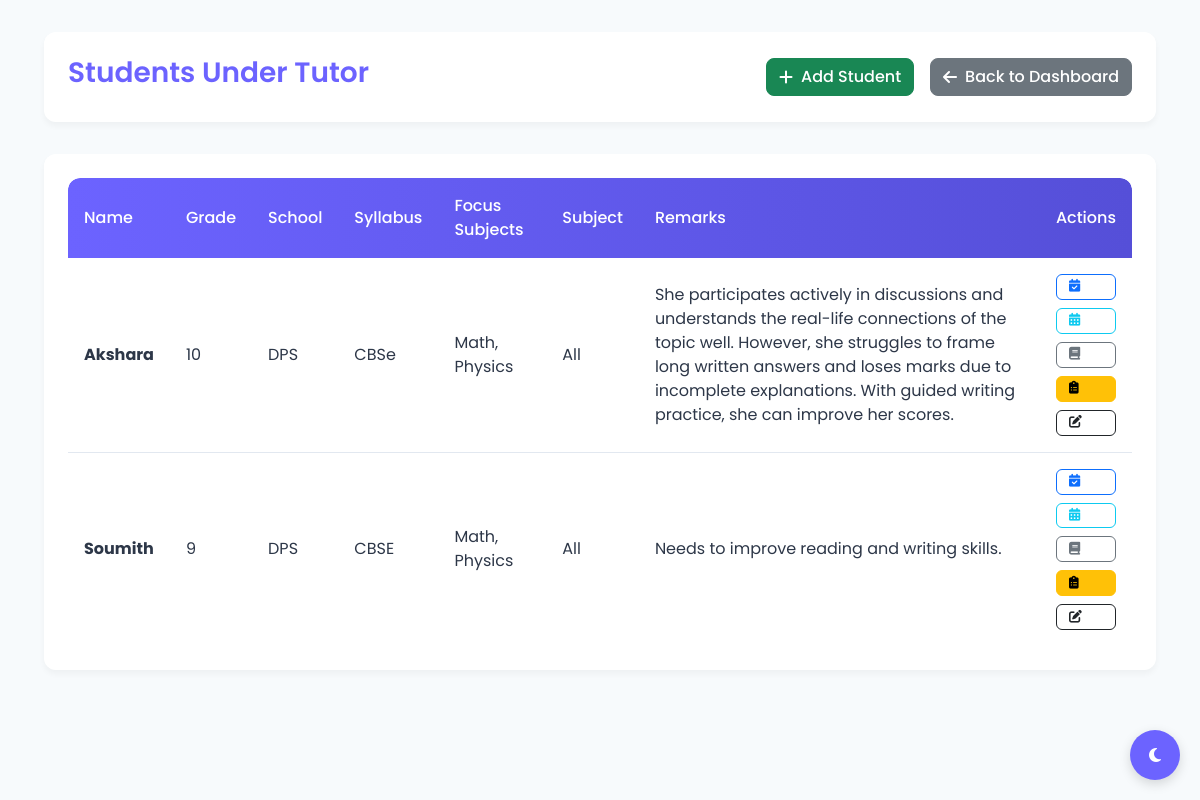
Screenshot of /tutor/1/students (signed in) with the database file from the repository.
### models.py (models this page shows)
class Student(SQLModel, table=True):
    id: Optional[int] = Field(default=None, primary_key=True)
    name: str
    grade: str
    school: Optional[str] = None
    syllabus: Optional[str] = None
    focus_subjects: Optional[str] = None
    subject: Optional[str] = None
    remarks: Optional[str] = None
    tutor_id: int = Field(foreign_key="tutor.id")
    tutor: Optional["Tutor"] = Relationship(back_populates="students")
    journals: List["Journal"] = Relationship(back_populates="student")
    attendances: List["Attendance"] = Relationship(back_populates="student")
    tests: List["TestRecord"] = Relationship(back_populates="student")
    upcoming_tests: List["UpcomingTest"] = Relationship(back_populates="student")
    feedbacks: List["Feedback"] = Relationship(back_populates="student")

### main.py (the view)
@app.get("/tutor/{tutor_id}/students", response_class=HTMLResponse)
def view_students(tutor_id: int, request: Request, session: Session = Depends(get_session),
                  user: User = Depends(get_current_user)):
    tutor = session.get(Tutor, tutor_id)
    if not tutor or (user.user_type == "tutor" and tutor.id != user.tutor_id):
        raise HTTPException(status_code=403, detail="Not authorized to view these students")
    students = session.exec(select(Student).where(Student.tutor_id == tutor_id)).all()
    return templates.TemplateResponse(
        "students.html",
        {"request": request, "students": students, "tutor_id": tutor_id, "tutor_name": tutor.name}
    )

### templates/students.html (shortened to what this page needs)
<!DOCTYPE html>
<html lang="en">
<head>
    <link href="https://cdn.jsdelivr.net/npm/bootstrap@5.3.3/dist/css/bootstrap.min.css" rel="stylesheet">
    <link rel="stylesheet" href="https://cdnjs.cloudflare.com/ajax/libs/font-awesome/6.4.0/css/all.min.css">
</head>
<body>
<div class="theme-toggle" id="themeToggle">
    <i class="fas fa-moon"></i>
</div>
<div class="container">
    <div class="page-header animate-fadeIn">
        <h1 class="page-title">Students Under Tutor</h1>
        <div class="action-buttons">
            <a href="/tutor/{{ tutor_id }}/add-student" class="btn btn-success">
                <i class="fas fa-plus"></i> Add Student
            </a>
            <a href="/dashboard" class="btn btn-secondary">
                <i class="fas fa-arrow-left"></i> Back to Dashboard
            </a>
        </div>
    </div>
    <div class="card animate-fadeIn">
        <div class="card-body">
            {% if students %}
            <div class="table-container">
                <table>
                    <thead>
                        <tr>
                            <th>Name</th>
                            <th>Grade</th>
                            <th>School</th>
                            <th>Syllabus</th>
                            <th>Focus Subjects</th>
                            <th>Subject</th>
                            <th>Remarks</th>
                            <th>Actions</th>
                        </tr>
                    </thead>
                    <tbody>
                        {% for student in students %}
                        <tr>
                            <td><strong>{{ student.name }}</strong></td>
                            <td>{{ student.grade }}</td>
                            <td>{{ student.school or '-' }}</td>
                            <td>{{ student.syllabus or '-' }}</td>
                            <td>{{ student.focus_subjects or '-' }}</td>
                            <td>{{ student.subject or '-' }}</td>
                            <td>{{ student.remarks or '-' }}</td>
                            <td class="action-cell">
                                <a href="/student/{{ student.id }}/attendance" class="btn btn-sm btn-outline-primary" title="Mark Attendance">
                                    <i class="fas fa-calendar-check"></i>
                                </a>
                                <a href="/student/{{ student.id }}/attendance-view" class="btn btn-sm btn-outline-info" title="View Attendance">
                                    <i class="fas fa-calendar-alt"></i>
                                </a>
                                <a href="/student/{{ student.id }}/journal" class="btn btn-sm btn-outline-secondary" title="Journal">
                                    <i class="fas fa-book"></i>
                                </a>
                                <a href="/student/{{ student.id }}/tests" class="btn btn-sm btn-warning" title="View Tests">
                                    <i class="fas fa-clipboard-list"></i>
                                </a>
                                <a href="/student/{{ student.id }}/edit" class="btn btn-sm btn-outline-dark" title="Edit">
                                    <i class="fas fa-edit"></i>
                                </a>
                            </td>
                        </tr>
                        {% endfor %}
                    </tbody>
                </table>
            </div>
            {% else %}
            <div class="alert alert-warning text-center" role="alert">
                <i class="fas fa-exclamation-circle me-2"></i>
                No students added yet under this tutor.
            </div>
            {% endif %}
        </div>
    </div>
</div>
</body>
</html>

### templates/students.html (style rules this page uses)
:root { --primary-color: #6C63FF; --primary-light: #837dff; --primary-dark: #554fd8; --secondary-color: #8E7CFF; --text-color: #2D3748; --text-light: #718096; --light-bg: #F7FAFC; --card-bg: #ffffff; --border-color: #E2E8F0; --success-color: #48BB78; --warning-color: #ECC94B; --danger-color: #F56565; --info-color: #4299E1; }
* { margin: 0; padding: 0; box-sizing: border-box; }
body { font-family: 'Poppins', sans-serif; background-color: var(--light-bg); color: var(--text-color); transition: all 0.3s ease; padding: 2rem; }
.theme-toggle { position: fixed; bottom: 20px; right: 20px; z-index: 1000; width: 50px; height: 50px; border-radius: 50%; background-color: var(--primary-color); color: white; display: flex; align-items: center; justify-content: center; cursor: pointer; box-shadow: 0 4px 12px rgba(0, 0, 0, 0.15); transition: all 0.3s ease; }
.container { max-width: 1400px; margin: 0 auto; }
.page-header { display: flex; justify-content: space-between; align-items: center; margin-bottom: 2rem; padding: 1.5rem; background-color: var(--card-bg); border-radius: 12px; box-shadow: 0 4px 6px rgba(0, 0, 0, 0.04); }
.page-title { font-weight: 600; font-size: 1.75rem; color: var(--primary-color); }
.action-buttons { display: flex; gap: 1rem; }
.btn { border-radius: 8px; font-weight: 500; transition: all 0.2s ease; display: flex; align-items: center; gap: 0.5rem; }
.card { border: none; border-radius: 12px; box-shadow: 0 4px 6px rgba(0, 0, 0, 0.04); background-color: var(--card-bg); margin-bottom: 1.5rem; transition: transform 0.3s ease, box-shadow 0.3s ease; }
.card-body { padding: 1.5rem; }
.table-container { overflow-x: auto; border-radius: 12px; }
table { width: 100%; border-collapse: separate; border-spacing: 0; border-radius: 12px; overflow: hidden; }
thead { background: linear-gradient(90deg, var(--primary-color) 0%, var(--primary-dark) 100%); color: white; }
th { padding: 1rem; font-weight: 500; text-align: left; }
td { padding: 1rem; border-bottom: 1px solid var(--border-color); background-color: var(--card-bg); color: var(--text-color); }
tr:last-child td { border-bottom: none; }
tbody tr { transition: all 0.3s ease; }
.action-cell { display: flex; flex-wrap: wrap; gap: 0.5rem; }
.btn-sm { padding: 0.35rem 0.75rem; font-size: 0.8rem; border-radius: 6px; white-space: nowrap; }
.animate-fadeIn { animation: fadeIn 0.5s ease forwards; }
@media (max-width: 1200px) { .action-cell { flex-direction: column; } }

### rows the page displays
Student: name "Akshara", grade "10", school "DPS", syllabus "CBSe", focus_subjects "Math, Physics", subject "All", remarks "She participates actively in discussions and understands the real-life connections of the topic well. However, she struggles to frame long written answers and loses marks due to incomplete explanations. With guided writing practice, she can improve her scores."
Student: name "Soumith", grade "9", school "DPS", syllabus "CBSE", focus_subjects "Math, Physics", subject "All", remarks "Needs to improve reading and writing skills."
